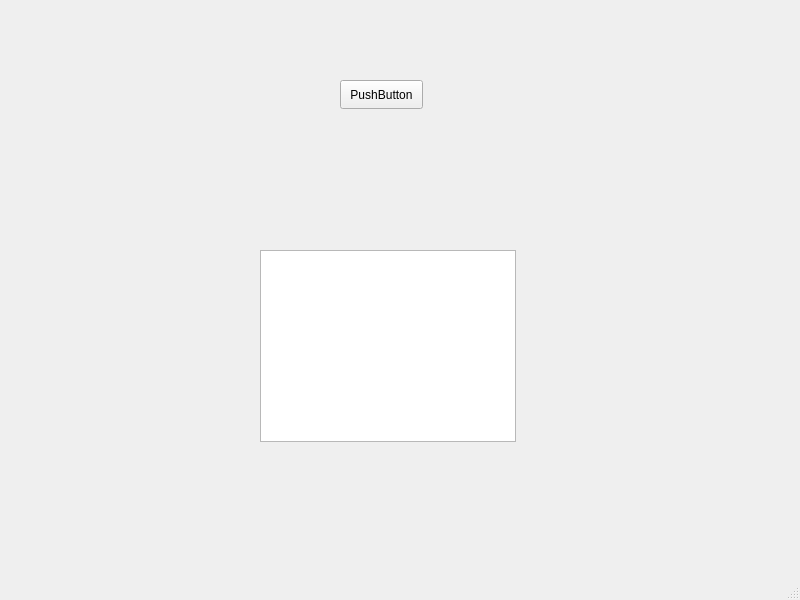
<?xml version="1.0" encoding="UTF-8"?>
<ui version="4.0">
 <class>MainWindow</class>
 <widget class="QMainWindow" name="MainWindow">
  <property name="geometry">
   <rect>
    <x>0</x>
    <y>0</y>
    <width>800</width>
    <height>600</height>
   </rect>
  </property>
  <property name="windowTitle">
   <string>MainWindow</string>
  </property>
  <widget class="QWidget" name="centralwidget">
   <widget class="QTableWidget" name="tableResults">
    <property name="geometry">
     <rect>
      <x>260</x>
      <y>250</y>
      <width>256</width>
      <height>192</height>
     </rect>
    </property>
   </widget>
   <widget class="QPushButton" name="plagiarismcheckerbutton">
    <property name="geometry">
     <rect>
      <x>340</x>
      <y>80</y>
      <width>83</width>
      <height>29</height>
     </rect>
    </property>
    <property name="text">
     <string>PushButton</string>
    </property>
   </widget>
  </widget>
  <widget class="QMenuBar" name="menubar">
   <property name="geometry">
    <rect>
     <x>0</x>
     <y>0</y>
     <width>800</width>
     <height>25</height>
    </rect>
   </property>
  </widget>
  <widget class="QStatusBar" name="statusbar"/>
 </widget>
 <resources/>
 <connections/>
</ui>
